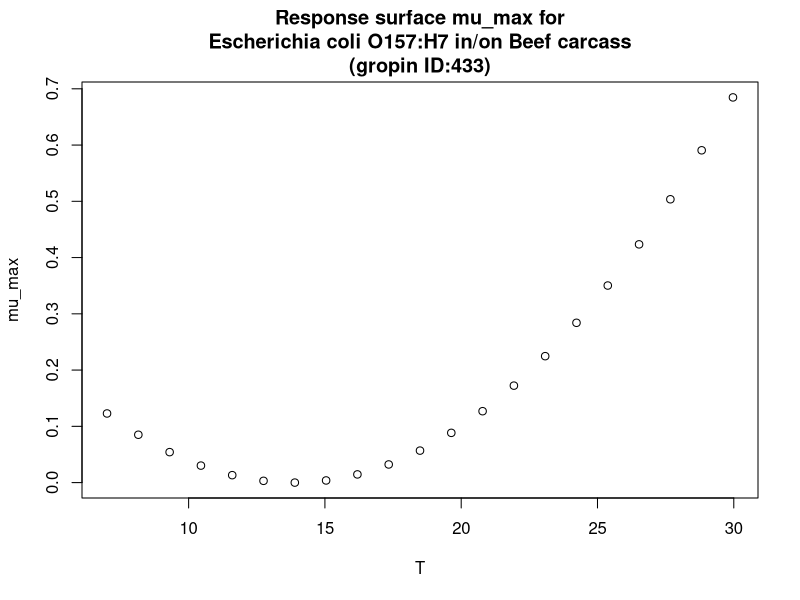

Generate this figure with R:
#############################
# start of Parameter script
#############################
T <- seq(7.007,29.97002997003,length.out=21)
#############################
# end of Parameter script
#############################
############################# 
# start of Model script Gropin ID 433 
#############################
 
# constant coefficients for this model
 
variables <- data.frame(T)
argumentsPar <- expand.grid(variables)
 
# heart of the model
response_surface <- function(T) {
   mumax <-(0.0513*T-0.71)^2

return(mumax=mumax)
} 

# output parameters
mumax <- cbind(argumentsPar,response_surface(argumentsPar['T']))
colnames(mumax) <- c(colnames(argumentsPar),'mumax')
#############################
# End of Model script
#############################
############################# 
# start of Visualisation script Gropin ID 433 
#############################
plot(T,mumax$mumax,
                          xlab='T',
                          ylab='mu_max',main='Response surface mu_max for
Escherichia coli O157:H7 in/on Beef carcass
(gropin ID:433)')
#############################
# End of Visualisation script
#############################
